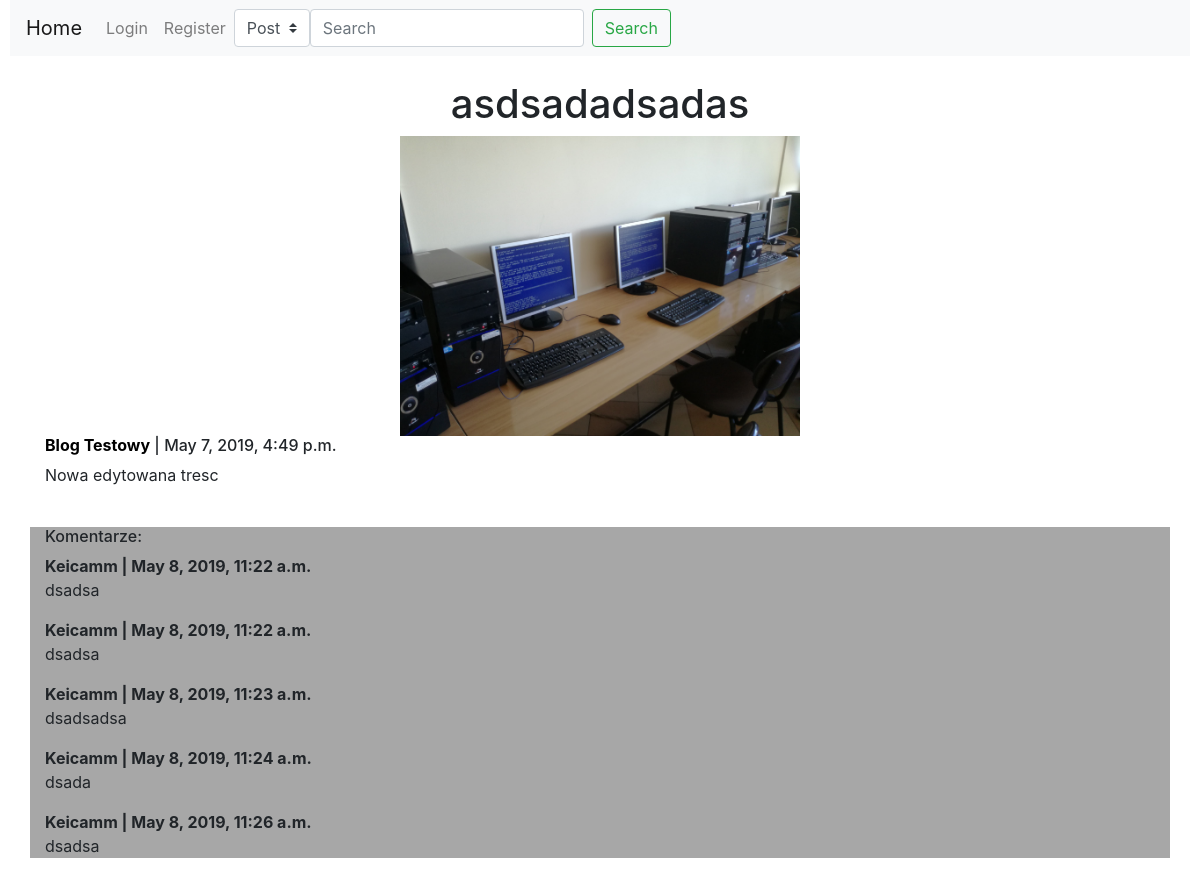
The page /post/22/ on the database its author committed.
### Blog/models.py (models this page shows)
class Post(models.Model):
    IDPost=models.AutoField(primary_key=True)
    Tytul=models.CharField(max_length=128)
    Tresc=models.TextField()
    Data=models.DateTimeField(default=timezone.now)
    IDBlog=models.ForeignKey(Blog,on_delete=models.CASCADE)
    Haslo=models.CharField(max_length=8,blank=True)
    Obraz=models.ImageField(upload_to=path_and_renamePost,default='Obrazki/default_pic.jpg',blank=True)

class Blog(models.Model):
    IDBlog=models.AutoField(primary_key=True)
    Nazwa=models.CharField(max_length=128)
    IDAutor=models.ForeignKey(User,on_delete=models.CASCADE)

class Komentarz(models.Model):
    IDKomentarz=models.AutoField(primary_key=True)
    IDUzytkownik=models.ForeignKey(User,on_delete=models.CASCADE)
    IDPost=models.ForeignKey(Post,on_delete=models.CASCADE)
    Data=models.DateTimeField(default=timezone.now)
    Tresc=models.TextField()

### Blog/views.py (the view)
# urls.py: path('post/<int:post_id>/', views.post, name='post'),
def post(request,post_id):
    czyPodanoWczesniej = 'nie'
    post = models.Post.objects.get(IDPost=post_id)
    komentarze = models.Komentarz.objects.filter(IDPost=post_id)
    if request.method == 'POST':
        haslo = request.POST.get('PasswordCheck',False)
        if post.Haslo == haslo:
            request.session[str(post.IDPost)] = 'wprowadzone'
            return render(request,'Blog/post.html',{'post':post,'komentarze': komentarze})
        else:
            messages.error(request,'Podano błędne hasło')
            return redirect('home')
    else:
        if post.Haslo!='':
            czyPodanoWczesniej = request.session.get(str(post.IDPost))
            if czyPodanoWczesniej == 'wprowadzone':
                return render(request,'Blog/post.html',{'post':post,'komentarze': komentarze})
            else:
                messages.error(request,'Post chroniony hasłem')
                return redirect('home')
        else:
            return render(request,'Blog/post.html',{'post':post,'komentarze': komentarze})

### Blog/templates/Blog/post.html (shortened to what this page needs)
{%extends "Blog/base.html"%}
{%block content%}
<div class="media">
  <div class="media-body container">
    <div class="text-center">
      <h1 class="mt-0">{{post.Tytul}}</h1>
      <img src="/Obrazki/{{post.Obraz}}" height="300px">
    </div>
    <a class="" href="/blog/{{post.IDBlog.IDBlog}}"><h6 class='mt-0'><strong>{{post.IDBlog.Nazwa}}</strong> </a> | {{post.Data}}</h6>
    <p style="float:left;max-width:50%; white-space: pre-wrap">{{post.Tresc}}</p>
  </div>
</div>
<br>
<div class="container" style="background-color:rgb(167, 167, 167)" >
  <h6>Komentarze:</h6>
  {%if komentarze%}
  {%for komentarz in komentarze%}
  <p><strong>{{komentarz.IDUzytkownik.username}} | {{komentarz.Data}}</strong><br>{{komentarz.Tresc}} </p>
  {%endfor%}
  {%endif%}
{%endblock content%}

### Blog/static/Blog/style.css (style rules this page uses)
:root { --color-one:#D38B5D; --color-two:#f3ffb6; --color-three:rgb(135, 74, 36); --color-slogan:rgb(101, 48, 17); }
a { color: black; }

### rows shown on the page
Post: Tytul "asdsadadsadas", Obraz (picture), IDBlog.Nazwa "Blog Testowy", Data "May 7, 2019, 4:49 p.m.", Tresc "Nowa edytowana tresc"
Komentarz: IDUzytkownik.username "Keicamm", Data "May 8, 2019, 11:22 a.m.", Tresc "dsadsa"
Komentarz: IDUzytkownik.username "Keicamm", Data "May 8, 2019, 11:22 a.m.", Tresc "dsadsa"
Komentarz: IDUzytkownik.username "Keicamm", Data "May 8, 2019, 11:23 a.m.", Tresc "dsadsadsa"
Komentarz: IDUzytkownik.username "Keicamm", Data "May 8, 2019, 11:24 a.m.", Tresc "dsada"
Komentarz: IDUzytkownik.username "Keicamm", Data "May 8, 2019, 11:26 a.m.", Tresc "dsadsa"
